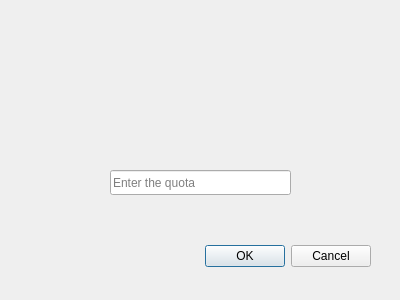
<?xml version="1.0" encoding="UTF-8"?>
<ui version="4.0">
 <class>RequestImageDialog</class>
 <widget class="QDialog" name="RequestImageDialog">
  <property name="geometry">
   <rect>
    <x>0</x>
    <y>0</y>
    <width>400</width>
    <height>300</height>
   </rect>
  </property>
  <property name="windowTitle">
   <string>Dialog</string>
  </property>
  <widget class="QDialogButtonBox" name="buttonBox">
   <property name="geometry">
    <rect>
     <x>30</x>
     <y>240</y>
     <width>341</width>
     <height>32</height>
    </rect>
   </property>
   <property name="orientation">
    <enum>Qt::Horizontal</enum>
   </property>
   <property name="standardButtons">
    <set>QDialogButtonBox::Cancel|QDialogButtonBox::Ok</set>
   </property>
  </widget>
  <widget class="QLabel" name="label">
   <property name="geometry">
    <rect>
     <x>6</x>
     <y>10</y>
     <width>381</width>
     <height>141</height>
    </rect>
   </property>
   <property name="text">
    <string/>
   </property>
  </widget>
  <widget class="QLineEdit" name="lineEdit">
   <property name="geometry">
    <rect>
     <x>110</x>
     <y>170</y>
     <width>181</width>
     <height>25</height>
    </rect>
   </property>
   <property name="placeholderText">
    <string>Enter the quota</string>
   </property>
  </widget>
 </widget>
 <resources/>
 <connections>
  <connection>
   <sender>buttonBox</sender>
   <signal>accepted()</signal>
   <receiver>RequestImageDialog</receiver>
   <slot>accept()</slot>
   <hints>
    <hint type="sourcelabel">
     <x>248</x>
     <y>254</y>
    </hint>
    <hint type="destinationlabel">
     <x>157</x>
     <y>274</y>
    </hint>
   </hints>
  </connection>
  <connection>
   <sender>buttonBox</sender>
   <signal>rejected()</signal>
   <receiver>RequestImageDialog</receiver>
   <slot>reject()</slot>
   <hints>
    <hint type="sourcelabel">
     <x>316</x>
     <y>260</y>
    </hint>
    <hint type="destinationlabel">
     <x>286</x>
     <y>274</y>
    </hint>
   </hints>
  </connection>
 </connections>
</ui>
